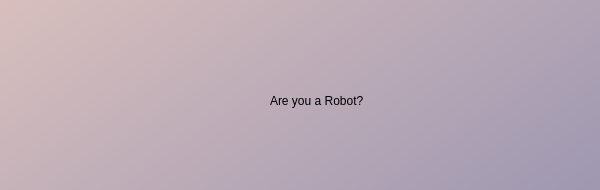
<?xml version="1.0" encoding="UTF-8"?>
<ui version="4.0">
 <class>Dialog</class>
 <widget class="QDialog" name="Dialog">
  <property name="geometry">
   <rect>
    <x>0</x>
    <y>0</y>
    <width>600</width>
    <height>190</height>
   </rect>
  </property>
  <property name="windowTitle">
   <string>Dialog</string>
  </property>
  <widget class="QWidget" name="Error2" native="true">
   <property name="geometry">
    <rect>
     <x>0</x>
     <y>-180</y>
     <width>1001</width>
     <height>701</height>
    </rect>
   </property>
   <property name="styleSheet">
    <string notr="true">
background-color: qlineargradient(spread:pad, x1:0, y1:0, x2:1, y2:1, stop:0 rgba(233, 203, 193, 255), stop:1 rgba(100, 111, 164, 255));</string>
   </property>
   <widget class="QLabel" name="label">
    <property name="geometry">
     <rect>
      <x>200</x>
      <y>250</y>
      <width>61</width>
      <height>61</height>
     </rect>
    </property>
    <property name="styleSheet">
     <string notr="true">background: transparent</string>
    </property>
    <property name="text">
     <string/>
    </property>
    <property name="pixmap">
     <pixmap>UI Icons/1x/warning.png</pixmap>
    </property>
    <property name="scaledContents">
     <bool>true</bool>
    </property>
   </widget>
   <widget class="QLabel" name="label_2">
    <property name="geometry">
     <rect>
      <x>270</x>
      <y>250</y>
      <width>491</width>
      <height>61</height>
     </rect>
    </property>
    <property name="styleSheet">
     <string notr="true">background:transparent ;
font: 16pt&quot;Times New Roman&quot;</string>
    </property>
    <property name="text">
     <string>Are you a Robot?</string>
    </property>
   </widget>
  </widget>
 </widget>
 <resources>
  <include location="res.qrc"/>
 </resources>
 <connections/>
</ui>
